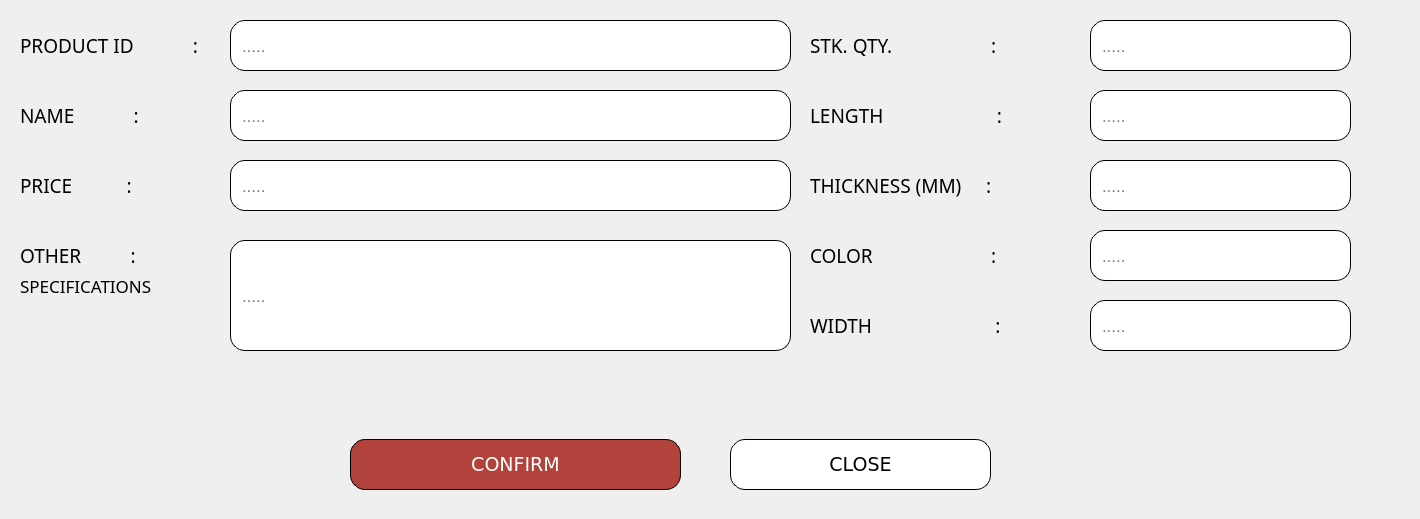
       <widget class="QWidget" name="ADD_SPANDREL">
        <widget class="QFrame" name="frame_34">
         <property name="geometry">
          <rect>
           <x>-10</x>
           <y>419</y>
           <width>1331</width>
           <height>91</height>
          </rect>
         </property>
         <property name="styleSheet">
          <string notr="true">    background-color: transparent;
</string>
         </property>
         <property name="frameShape">
          <enum>QFrame::StyledPanel</enum>
         </property>
         <property name="frameShadow">
          <enum>QFrame::Raised</enum>
         </property>
         <widget class="QPushButton" name="pushButton_Confirm_SPANDRELadd">
          <property name="geometry">
           <rect>
            <x>360</x>
            <y>20</y>
            <width>331</width>
            <height>51</height>
           </rect>
          </property>
          <property name="font">
           <font>
            <family>Verdana</family>
            <pointsize>14</pointsize>
           </font>
          </property>
          <property name="styleSheet">
           <string notr="true">    background-color: #b2423c;
    color: white;
    border-radius: 15px;
border: 1px solid #000000; 
    padding: 9px;
font-family: &quot;Verdana&quot;, sans-serif; 
text-align: center;</string>
          </property>
          <property name="text">
           <string>CONFIRM</string>
          </property>
         </widget>
         <widget class="QPushButton" name="pushButton_Close_SPANDRELadd">
          <property name="geometry">
           <rect>
            <x>740</x>
            <y>20</y>
            <width>261</width>
            <height>51</height>
           </rect>
          </property>
          <property name="font">
           <font>
            <family>Verdana</family>
            <pointsize>14</pointsize>
           </font>
          </property>
          <property name="styleSheet">
           <string notr="true">
/* Default Inactive Button */
QPushButton {
    background-color: #ffffff;
    color: black;
    border-radius: 15px;
border: 1px solid #000000; 
    padding: 9px;
font-family: &quot;Verdana&quot;, sans-serif; 
text-align: center;
}

/* Hover Effect on Inactive Buttons */
QPushButton:hover {
    background-color: #a6a6a6;
    color: white;
}

/* Active Button (Current Page) */
QPushButton#activeButton {
    background-color: #a6a6a6;
    color: white;
}
</string>
          </property>
          <property name="text">
           <string>CLOSE</string>
          </property>
         </widget>
        </widget>
        <widget class="QFrame" name="frame_addspandrel_7">
         <property name="geometry">
          <rect>
           <x>-10</x>
           <y>10</y>
           <width>1411</width>
           <height>411</height>
          </rect>
         </property>
         <property name="styleSheet">
          <string notr="true">    background-color: transparent;
</string>
         </property>
         <property name="frameShape">
          <enum>QFrame::StyledPanel</enum>
         </property>
         <property name="frameShadow">
          <enum>QFrame::Raised</enum>
         </property>
         <widget class="QLabel" name="label_84">
          <property name="geometry">
           <rect>
            <x>30</x>
            <y>10</y>
            <width>241</width>
            <height>51</height>
           </rect>
          </property>
          <property name="font">
           <font>
            <family>Poppins Medium</family>
            <pointsize>14</pointsize>
            <weight>50</weight>
            <bold>false</bold>
           </font>
          </property>
          <property name="styleSheet">
           <string notr="true">    background-color: transparent;
</string>
          </property>
          <property name="text">
           <string>PRODUCT ID            :</string>
          </property>
         </widget>
         <widget class="QLabel" name="label_85">
          <property name="geometry">
           <rect>
            <x>30</x>
            <y>140</y>
            <width>171</width>
            <height>71</height>
           </rect>
          </property>
          <property name="font">
           <font>
            <family>Poppins Medium</family>
            <pointsize>14</pointsize>
            <weight>50</weight>
            <bold>false</bold>
           </font>
          </property>
          <property name="styleSheet">
           <string notr="true">    background-color: transparent;
</string>
          </property>
          <property name="text">
           <string>PRICE           :</string>
          </property>
         </widget>
         <widget class="QLabel" name="label_86">
          <property name="geometry">
           <rect>
            <x>30</x>
            <y>60</y>
            <width>171</width>
            <height>91</height>
           </rect>
          </property>
          <property name="font">
           <font>
            <family>Poppins Medium</family>
            <pointsize>14</pointsize>
            <weight>50</weight>
            <bold>false</bold>
           </font>
          </property>
          <property name="styleSheet">
           <string notr="true">    background-color: transparent;
</string>
          </property>
          <property name="text">
           <string>NAME            :</string>
          </property>
         </widget>
         <widget class="QLineEdit" name="lineEdit_AddSPANDREL_prodID">
          <property name="geometry">
           <rect>
            <x>240</x>
            <y>10</y>
            <width>561</width>
            <height>51</height>
           </rect>
          </property>
          <property name="font">
           <font>
            <pointsize>13</pointsize>
           </font>
          </property>
          <property name="styleSheet">
           <string notr="true">    background-color: #ffffff;
    color: black;
    border-radius: 15px;
border: 1px solid #000000; 
    padding: 9px;
</string>
          </property>
          <property name="placeholderText">
           <string>.....</string>
          </property>
         </widget>
         <widget class="QLineEdit" name="lineEdit_AddSPANDREL_Width">
          <property name="geometry">
           <rect>
            <x>1100</x>
            <y>290</y>
            <width>261</width>
            <height>51</height>
           </rect>
          </property>
          <property name="font">
           <font>
            <pointsize>13</pointsize>
           </font>
          </property>
          <property name="styleSheet">
           <string notr="true">    background-color: #ffffff;
    color: black;
    border-radius: 15px;
border: 1px solid #000000; 
    padding: 9px;
</string>
          </property>
          <property name="placeholderText">
           <string>.....</string>
          </property>
         </widget>
         <widget class="QLabel" name="label_233">
          <property name="geometry">
           <rect>
            <x>820</x>
            <y>-50</y>
            <width>271</width>
            <height>171</height>
           </rect>
          </property>
          <property name="font">
           <font>
            <family>Poppins Medium</family>
            <pointsize>14</pointsize>
            <weight>50</weight>
            <bold>false</bold>
           </font>
          </property>
          <property name="styleSheet">
           <string notr="true">    background-color: transparent;
</string>
          </property>
          <property name="text">
           <string>STK. QTY.                    :</string>
          </property>
         </widget>
         <widget class="QLineEdit" name="lineEdit_AddSPANDREL_Qty">
          <property name="geometry">
           <rect>
            <x>1100</x>
            <y>10</y>
            <width>261</width>
            <height>51</height>
           </rect>
          </property>
          <property name="font">
           <font>
            <pointsize>13</pointsize>
           </font>
          </property>
          <property name="styleSheet">
           <string notr="true">    background-color: #ffffff;
    color: black;
    border-radius: 15px;
border: 1px solid #000000; 
    padding: 9px;
</string>
          </property>
          <property name="placeholderText">
           <string>.....</string>
          </property>
         </widget>
         <widget class="QLabel" name="label_234">
          <property name="geometry">
           <rect>
            <x>820</x>
            <y>270</y>
            <width>261</width>
            <height>91</height>
           </rect>
          </property>
          <property name="font">
           <font>
            <family>Poppins Medium</family>
            <pointsize>14</pointsize>
            <weight>50</weight>
            <bold>false</bold>
           </font>
          </property>
          <property name="styleSheet">
           <string notr="true">    background-color: transparent;
</string>
          </property>
          <property name="text">
           <string>WIDTH                         :</string>
          </property>
         </widget>
         <widget class="QLabel" name="label_87">
          <property name="geometry">
           <rect>
            <x>820</x>
            <y>200</y>
            <width>271</width>
            <height>91</height>
           </rect>
          </property>
          <property name="font">
           <font>
            <family>Poppins Medium</family>
            <pointsize>14</pointsize>
            <weight>50</weight>
            <bold>false</bold>
           </font>
          </property>
          <property name="styleSheet">
           <string notr="true">    background-color: transparent;
</string>
          </property>
          <property name="text">
           <string>COLOR                        :</string>
          </property>
         </widget>
         <widget class="QLineEdit" name="lineEdit_AddSPANDREL_Color">
          <property name="geometry">
           <rect>
            <x>1100</x>
            <y>220</y>
            <width>261</width>
            <height>51</height>
           </rect>
          </property>
          <property name="font">
           <font>
            <pointsize>13</pointsize>
           </font>
          </property>
          <property name="styleSheet">
           <string notr="true">    background-color: #ffffff;
    color: black;
    border-radius: 15px;
border: 1px solid #000000; 
    padding: 9px;
</string>
          </property>
          <property name="placeholderText">
           <string>.....</string>
          </property>
         </widget>
         <widget class="QLabel" name="label_235">
          <property name="geometry">
           <rect>
            <x>820</x>
            <y>50</y>
            <width>261</width>
            <height>111</height>
           </rect>
          </property>
          <property name="font">
           <font>
            <family>Poppins Medium</family>
            <pointsize>14</pointsize>
            <weight>50</weight>
            <bold>false</bold>
           </font>
          </property>
          <property name="styleSheet">
           <string notr="true">    background-color: transparent;
</string>
          </property>
          <property name="text">
           <string>LENGTH                       :</string>
          </property>
         </widget>
         <widget class="QLineEdit" name="lineEdit_AddSPANDREL_Length">
          <property name="geometry">
           <rect>
            <x>1100</x>
            <y>80</y>
            <width>261</width>
            <height>51</height>
           </rect>
          </property>
          <property name="font">
           <font>
            <pointsize>13</pointsize>
           </font>
          </property>
          <property name="styleSheet">
           <string notr="true">    background-color: #ffffff;
    color: black;
    border-radius: 15px;
border: 1px solid #000000; 
    padding: 9px;
</string>
          </property>
          <property name="placeholderText">
           <string>.....</string>
          </property>
         </widget>
         <widget class="QLabel" name="label_236">
          <property name="geometry">
           <rect>
            <x>30</x>
            <y>170</y>
            <width>181</width>
            <height>151</height>
           </rect>
          </property>
          <property name="font">
           <font>
            <family>Poppins Medium</family>
            <pointsize>14</pointsize>
            <weight>50</weight>
            <bold>false</bold>
           </font>
          </property>
          <property name="styleSheet">
           <string notr="true">    background-color: transparent;
</string>
          </property>
          <property name="text">
           <string>OTHER          :</string>
          </property>
         </widget>
         <widget class="QLineEdit" name="lineEdit_AddSPANDREL_Price">
          <property name="geometry">
           <rect>
            <x>240</x>
            <y>150</y>
            <width>561</width>
            <height>51</height>
           </rect>
          </property>
          <property name="font">
           <font>
            <pointsize>13</pointsize>
           </font>
          </property>
          <property name="styleSheet">
           <string notr="true">    background-color: #ffffff;
    color: black;
    border-radius: 15px;
border: 1px solid #000000; 
    padding: 9px;
</string>
          </property>
          <property name="placeholderText">
           <string>.....</string>
          </property>
         </widget>
         <widget class="QLineEdit" name="lineEdit_AddSPANDREL_OtherSpecifications">
          <property name="geometry">
           <rect>
            <x>240</x>
            <y>230</y>
            <width>561</width>
            <height>111</height>
           </rect>
          </property>
          <property name="font">
           <font>
            <pointsize>13</pointsize>
           </font>
          </property>
          <property name="styleSheet">
           <string notr="true">    background-color: #ffffff;
    color: black;
    border-radius: 15px;
border: 1px solid #000000; 
    padding: 9px;
</string>
          </property>
          <property name="placeholderText">
           <string>.....</string>
          </property>
         </widget>
         <widget class="QLabel" name="label_237">
          <property name="geometry">
           <rect>
            <x>820</x>
            <y>130</y>
            <width>271</width>
            <height>91</height>
           </rect>
          </property>
          <property name="font">
           <font>
            <family>Poppins Medium</family>
            <pointsize>14</pointsize>
            <weight>50</weight>
            <bold>false</bold>
           </font>
          </property>
          <property name="styleSheet">
           <string notr="true">    background-color: transparent;
</string>
          </property>
          <property name="text">
           <string>THICKNESS (MM)     :</string>
          </property>
         </widget>
         <widget class="QLineEdit" name="lineEdit_AddSPANDREL_Thickness">
          <property name="geometry">
           <rect>
            <x>1100</x>
            <y>150</y>
            <width>261</width>
            <height>51</height>
           </rect>
          </property>
          <property name="font">
           <font>
            <pointsize>13</pointsize>
           </font>
          </property>
          <property name="styleSheet">
           <string notr="true">    background-color: #ffffff;
    color: black;
    border-radius: 15px;
border: 1px solid #000000; 
    padding: 9px;
</string>
          </property>
          <property name="placeholderText">
           <string>.....</string>
          </property>
         </widget>
         <widget class="QLabel" name="label_238">
          <property name="geometry">
           <rect>
            <x>30</x>
            <y>250</y>
            <width>211</width>
            <height>51</height>
           </rect>
          </property>
          <property name="font">
           <font>
            <family>Poppins Medium</family>
            <pointsize>13</pointsize>
            <weight>50</weight>
            <bold>false</bold>
           </font>
          </property>
          <property name="styleSheet">
           <string notr="true">    background-color: transparent;
</string>
          </property>
          <property name="text">
           <string>SPECIFICATIONS</string>
          </property>
         </widget>
         <widget class="QLineEdit" name="lineEdit_AddSPANDREL_Name">
          <property name="geometry">
           <rect>
            <x>240</x>
            <y>80</y>
            <width>561</width>
            <height>51</height>
           </rect>
          </property>
          <property name="font">
           <font>
            <pointsize>13</pointsize>
           </font>
          </property>
          <property name="styleSheet">
           <string notr="true">    background-color: #ffffff;
    color: black;
    border-radius: 15px;
border: 1px solid #000000; 
    padding: 9px;
</string>
          </property>
          <property name="placeholderText">
           <string>.....</string>
          </property>
         </widget>
        </widget>
       </widget>
